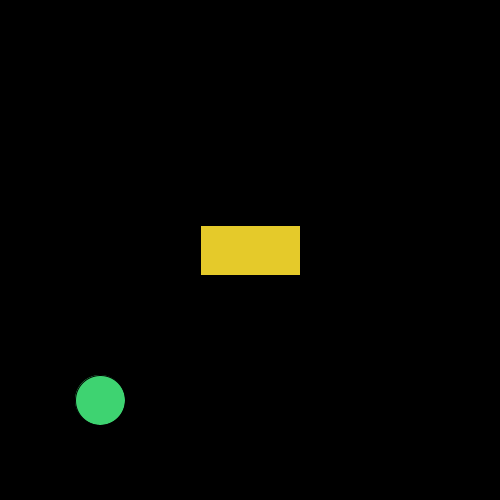
Frame 1 (no input)
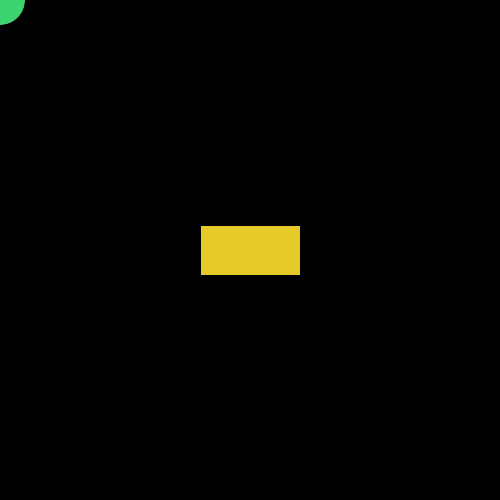
Frame 60 (the mouse pressed at the canvas centre just before this capture)
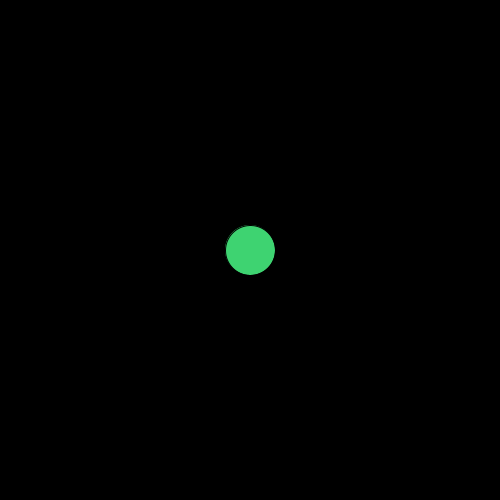
Frame 120 (the mouse held since frame 60 and released just before this capture)

The Processing sketch that drew these frames (run headless with seeded random() and noise(); from frame 60 on, the mouse is pressed at the canvas centre):

// Processing sketch: ejercicio17
// ── ejercicio17.pde
PVector posicionLink;
PVector posicionTesoro;
float distancia, catetoA, catetoB;

public void setup(){
  size(500,500);
  posicionLink= new PVector (100,400);
  posicionTesoro= new PVector (width/2,height/2);
}
public void draw(){
  background(0);
  fill(#3ED371);
  dibujarLink();
  posicionLink.x=mouseX;
  posicionLink.y=mouseY;
  fill(#E5CA2A);
  distanciaLinkTesoro();
}
public void dibujarLink(){
  circle(posicionLink.x, posicionLink.y, 50);
}
public void dibujarTesoro(){
  rectMode(CENTER);
  rect(posicionTesoro.x,posicionTesoro.y,100,50);
}
public float calcularDistancia(){
  distancia=0;
  catetoA= posicionTesoro.y - posicionLink.y ;
  catetoB= posicionTesoro.x - posicionLink.x;
  distancia= pow((pow(catetoA, 2)+pow(catetoB,2)), 0.5);
  return distancia; 
}
public void distanciaLinkTesoro(){
  if (calcularDistancia() < 110){
    //Desaparece el tesoro
  }
  else{
    dibujarTesoro();
  }
}
